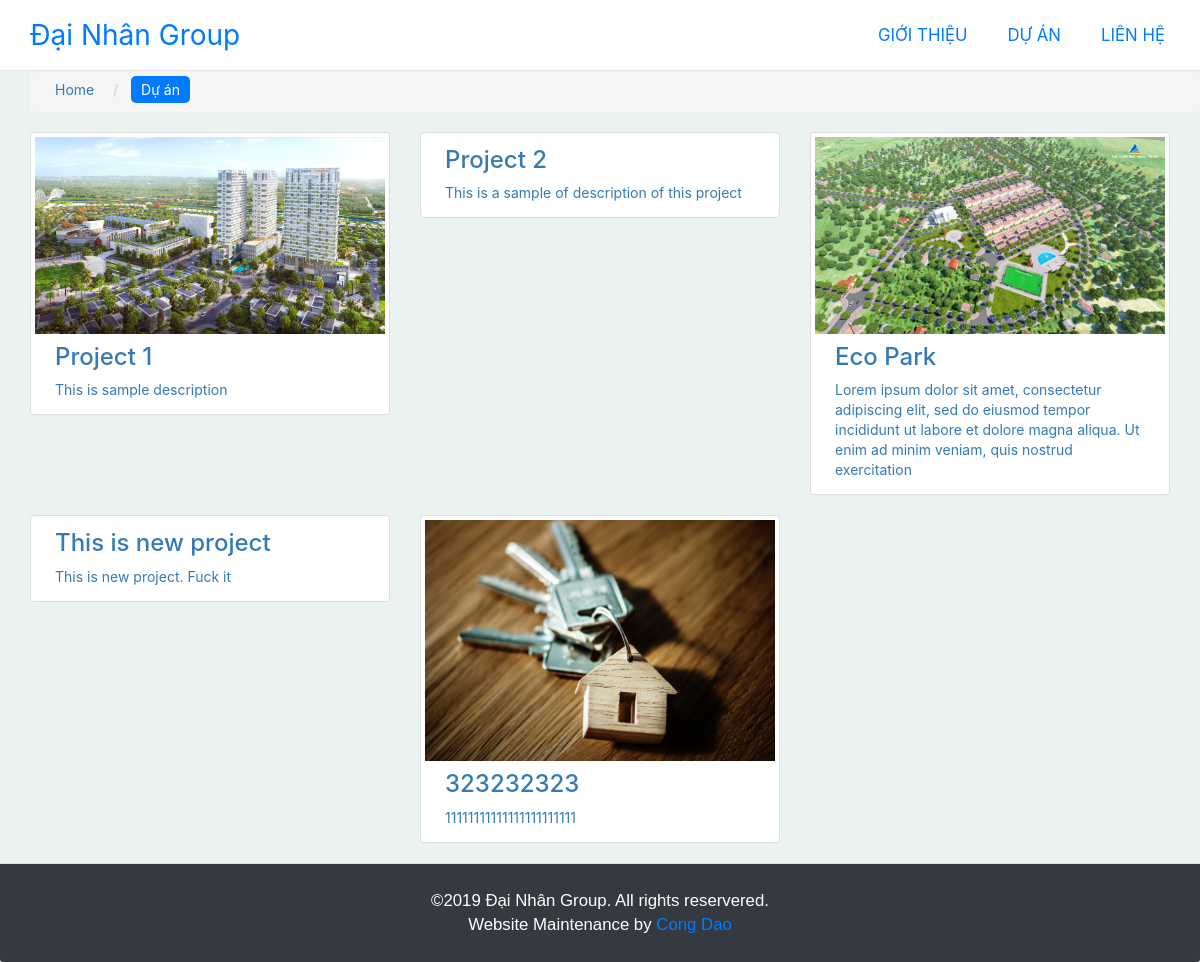
/projects-list/, run on the app's committed database.
### real_estate/models.py (models this page shows, shortened)
class RealEstateProject(models.Model):
    name = models.CharField(max_length=200)
    date_posted = models.DateTimeField(default=timezone.now)
    author = models.ForeignKey(User, on_delete=models.CASCADE, default=1)
    image = models.ImageField(default='default.jpg',
                              upload_to="uploaded_images/%Y/%m/%d/",
                              verbose_name='Image')
    description = models.TextField()

### real_estate/views.py (the view)
# urls.py: path('projects-list/', projectsListPageView, name='projects_list'),
def projectsListPageView(request):
    context = {
        'projects': RealEstateProject.objects.all()
    }
    return render(request, 'projects-list.html', context)

### real_estate/templates/projects-list.html (shortened to what this page needs)
 {% extends 'base.html' %}
 {% load static %}
 {% load app_tags %}
 {% block content %}
 <div id="main-content">
    <div class="container">
      <ol class="breadcrumb">
        <li>
          <a href="{% url 'index' %}">Home</a>
        </li>
        <li>
          <a href="{% url 'projects_list' %}" class="active">Dự án</a>
        </li>
      </ol>
      <div class="row">
      {% for project in projects %}
        <div class="col-xs-12 col-sm-6 col-md-4">
         <a href="{% url 'project_detail' project.pk %}" class="thumbnail">
           <img src="{{ project.image.url }}" alt="">
           <h3>{{ project.name }}</h3>
           <p>{{ project.description }}</p>
         </a>
       </div>
      {% endfor %}
        </div>
      </div>
    </div>
  {% endblock content %}

### real_estate/templates/base.html (shortened to what this page needs)
{% load static %}
<!doctype html>
<html lang="en">
  <head>
    <link rel="stylesheet" href="{% static 'css/bootstrap.min.css' %}">
    <link rel="stylesheet" href="{% static 'css/animate.min.css' %}">
    <link rel="stylesheet" href="{% static 'css/styles.css' %}">
    <link rel="stylesheet" href="{% static 'library/slick/slick-theme.css' %}">
    <link rel="stylesheet" href="{% static 'library/slick/slick.css' %}">
    <link rel="stylesheet" href="{% static 'library/fancybox/source/jquery.fancybox.css' %}?v=2.1.7" type="text/css" media="screen" />
    <link rel="stylesheet" href="{% static 'library/fontawesome/css/all.css' %}">
  </head>
<body>
  <header>
    <nav class="navbar navbar-default navbar-fixed-top" role="navigation">
      <div class="container">
        <div class="navbar-header">
          <a class="navbar-brand" href="{% url 'index' %}">Đại Nhân Group</a>
        </div>
        <div class="collapse navbar-collapse navbar-ex1-collapse">
          <ul id="nav-items" class="nav navbar-nav navbar-right">
            <li><a href="#introduce-tile">Giới Thiệu</a></li>
            <li><a href="{% url 'projects_list' %}">Dự Án</a></li>
            <li><a href="#contact-tiles">Liên Hệ</a></li>
          </ul>
        </div>
      </div>
    </nav>
  </header>
  {% block content %}
  {% endblock content %}
  <footer class="panel-footer ">
       <div class="design-credit">&copy;2019 Đại Nhân Group. All rights reservered.<br> Website Maintenance by <a href="https://github.com/congdv" title="Cong Dao">Cong Dao</a></div>
  </footer>
</body>
</html>

### static/css/styles.css (style rules this page uses)
body { background-color: #eaf3ef; font-family: -apple-system,BlinkMacSystemFont,"Segoe UI",Roboto,"Helvetica Neue",Arial,sans-serif,"Apple Color Emoji","Segoe UI Emoji","Segoe UI Symbol" }
header { min-height: 72px; }
#main-content { min-height: calc(100vh - 80px); }
.navbar-default { background-color: #ffffff; padding: 10px; }
.navbar-default .navbar-brand { color:#007bff; font-size: 2em; }
#nav-items { margin-top: 5px; }
#nav-items li { margin: 0 5px; }
#nav-items a { color:#007bff; padding: 10px 15px; font-size: 1.2em; text-transform: uppercase; }
footer.panel-footer { background-color: #343a40; color: #ffffff; padding: 25px 0; font-size: 1.2em; }
.panel-footer .design-credit { font-family: "PT Sans",sans-serif; text-align: center; }
.design-credit > a { text-decoration: none; color: #007bff; }
.breadcrumb { height: 40px; margin-left: auto; margin-right: auto; }
.breadcrumb .active { background-color: #007bff; border-radius: 5px; color: #ffffff; }
.breadcrumb a { text-decoration: none; padding: 5px 10px; }
.thumbnail h3, .thumbnail p { margin:10px 20px; }
@media (min-width: 1200px) { .breadcrumb { width: 1170px; } }

### data on the page
RealEstateProject: image (picture), name "Project 1", description "This is sample description"
RealEstateProject: name "Project 2", description "This is a sample of description of this project"
RealEstateProject: image (picture), name "Eco Park", description "Lorem ipsum dolor sit amet, consectetur adipiscing elit, sed do eiusmod tempor incididunt ut labore et dolore magna aliqua. Ut enim ad minim veniam, quis nostrud exercitation"
RealEstateProject: name "This is new project", description "This is new project. Fuck it"
RealEstateProject: image (placeholder picture), name "323232323", description "11111111111111111111111"
